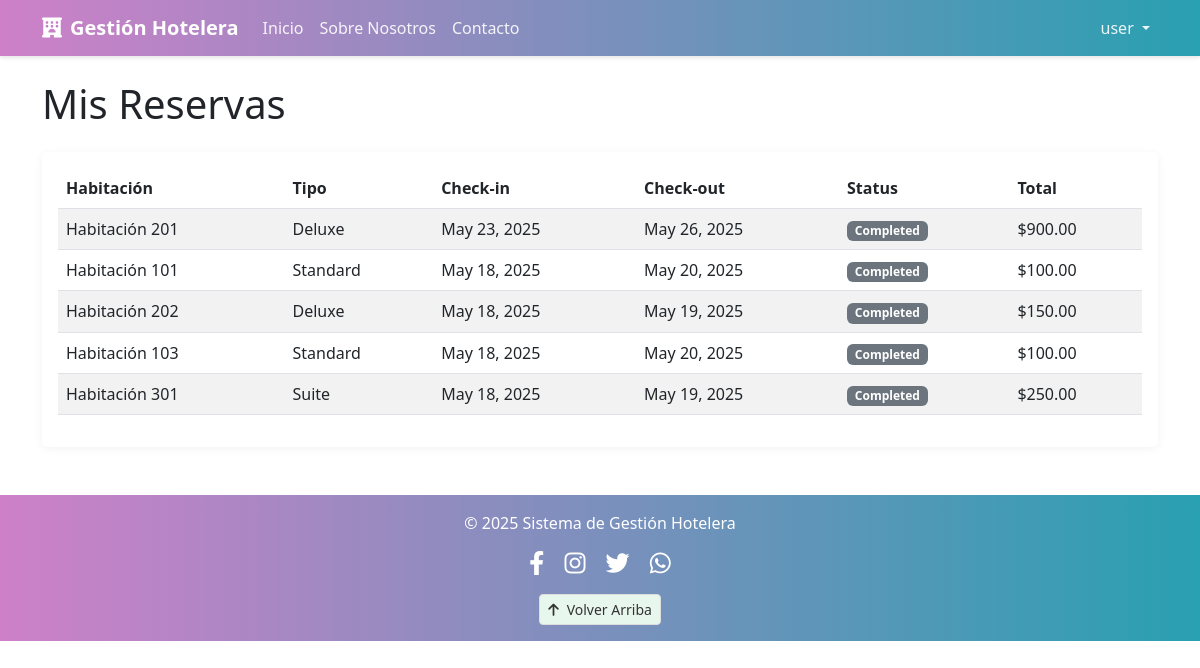
/index.php?controller=user&action=myBookings (signed in), run on the app's committed database.
### tables this page shows
CREATE TABLE `bookings` (
  `id` int(11) NOT NULL,
  `room_id` int(11) NOT NULL,
  `guest_name` varchar(100) NOT NULL,
  `guest_email` varchar(100) NOT NULL,
  `guest_phone` varchar(20) NOT NULL,
  `check_in_date` datetime NOT NULL,
  `expected_check_out_date` date NOT NULL,
  `check_out_date` datetime DEFAULT NULL,
  `total_amount` decimal(10,2) DEFAULT NULL,
  `status` enum('active','completed','cancelled') NOT NULL DEFAULT 'active',
  `created_by` int(11) NOT NULL,
  `created_at` timestamp NOT NULL DEFAULT current_timestamp()
);

CREATE TABLE `rooms` (
  `id` int(11) NOT NULL,
  `room_number` varchar(10) NOT NULL,
  `room_type` enum('standard','deluxe','suite') NOT NULL,
  `capacity` int(11) NOT NULL,
  `price_per_night` decimal(10,2) NOT NULL,
  `features` text DEFAULT NULL,
  `status` enum('available','occupied','maintenance') NOT NULL DEFAULT 'available'
);

### controllers/UserController.php (called while the page is built, shortened)
<?php
class UserController {
    public function myBookings() {
        $this->db = new Database();
        $this->db->query('SELECT b.*, r.room_number, r.room_type, r.price_per_night
                          FROM bookings b
                          JOIN rooms r ON b.room_id = r.id
                          WHERE b.guest_email = :email
                          ORDER BY b.check_in_date DESC');
        $this->db->bind(':email', $_SESSION['user_email']);
        $bookings = $this->db->resultSet();
        require_once 'views/users/my_bookings.php';
    }
}
?>

### config/Database.php (called while the page is built, shortened)
<?php
class Database {
    private $host = DB_HOST;
    private $user = DB_USER;
    private $pass = DB_PASS;
    private $dbname = DB_NAME;
    private $conn;
    private $stmt;
    public function __construct() {
        $dsn = 'mysql:host=' . $this->host . ';dbname=' . $this->dbname;
        $options = array(
            PDO::ATTR_PERSISTENT => true,
            PDO::ATTR_ERRMODE => PDO::ERRMODE_EXCEPTION,
            PDO::ATTR_DEFAULT_FETCH_MODE => PDO::FETCH_ASSOC
        );
        try {
            $this->conn = new PDO($dsn, $this->user, $this->pass, $options);
        } catch(PDOException $e) {
            $this->error = $e->getMessage();
            echo 'Connection Error: ' . $this->error;
        }
    }
    public function query($query) {
        $this->stmt = $this->conn->prepare($query);
    }
    public function bind($param, $value, $type = null) {
        if(is_null($type)) {
            switch(true) {
                default:
                    $type = PDO::PARAM_STR;
            }
        }
        $this->stmt->bindValue($param, $value, $type);
    }
    public function execute() {
        return $this->stmt->execute();
    }
    public function resultSet() {
        $this->execute();
        return $this->stmt->fetchAll();
    }
}
?>

### views/users/my_bookings.php (the view, shortened to what this page needs)
<?php require_once 'views/includes/header.php'; ?>
<h1 class="mb-4">Mis Reservas</h1>
<div class="card">
    <div class="card-body">
        <?php if(empty($bookings)): ?>
            <div class="alert alert-info">
            Aún no tienes ninguna reserva. <a href="index.php?controller=user&action=index.php">Buscar habitaciones disponibles</a> para hacer una reservación.
            </div>
        <?php else: ?>
            <div class="table-responsive">
                <table class="table table-striped">
                    <thead>
                        <tr>
                            <th>Habitación</th>
                            <th>Tipo</th>
                            <th>Check-in</th>
                            <th>Check-out</th>
                            <th>Status</th>
                            <th>Total</th>
                        </tr>
                    </thead>
                    <tbody>
                        <?php foreach($bookings as $booking): ?>
                            <tr>
                                <td>Habitación <?php echo $booking['room_number']; ?></td>
                                <td><?php echo ucfirst($booking['room_type']); ?></td>
                                <td><?php echo date('M d, Y', strtotime($booking['check_in_date'])); ?></td>
                                <td><?php echo date('M d, Y', strtotime($booking['expected_check_out_date'])); ?></td>
                                <td>
                                    <span class="badge bg-<?php echo ($booking['status'] == 'active') ? 'success' : 'secondary'; ?>">
                                        <?php echo ucfirst($booking['status']); ?>
                                    </span>
                                </td>
                                <td>
                                    <?php if($booking['total_amount']): ?>
                                        $<?php echo $booking['total_amount']; ?>
                                    <?php endif; ?>
                                </td>
                            </tr>
                        <?php endforeach; ?>
                    </tbody>
                </table>
            </div>
        <?php endif; ?>
    </div>
</div>
<?php require_once 'views/includes/footer.php'; ?>

### assets/css/style.css (style rules this page uses)
:root { --hotel-primary: #ce80c8; --hotel-secondary: #29a0b1; --hotel-light: #e8f7ee; --hotel-dark: #333333; --hotel-accent: #ff7e67; }
.card { border: none; box-shadow: 0 2px 10px rgba(0,0,0,0.05); transition: transform 0.3s ease, box-shadow 0.3s ease; }
.badge { animation: pulse 2s infinite; }

### data on the page
bookings: room.room_number "201", room.room_type "Deluxe", check_in_date "May 23, 2025", expected_check_out_date "May 26, 2025", status "Completed", total_amount "900.00"
bookings: room.room_number "101", room.room_type "Standard", check_in_date "May 18, 2025", expected_check_out_date "May 20, 2025", status "Completed", total_amount "100.00"
bookings: room.room_number "202", room.room_type "Deluxe", check_in_date "May 18, 2025", expected_check_out_date "May 19, 2025", status "Completed", total_amount "150.00"
bookings: room.room_number "103", room.room_type "Standard", check_in_date "May 18, 2025", expected_check_out_date "May 20, 2025", status "Completed", total_amount "100.00"
bookings: room.room_number "301", room.room_type "Suite", check_in_date "May 18, 2025", expected_check_out_date "May 19, 2025", status "Completed", total_amount "250.00"

### other printed values
$_SESSION['user_name'] "user"
